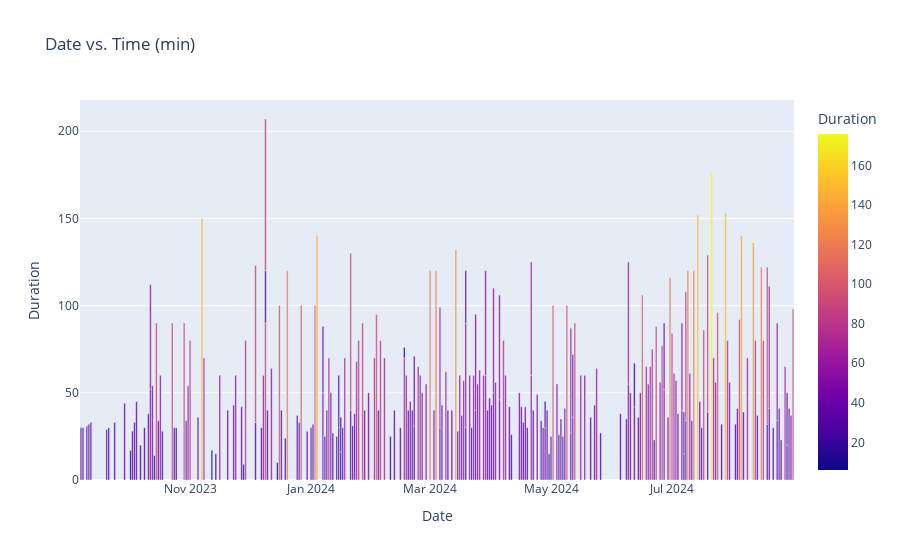

Here is the notebook cell this chart was saved with:
### Code cell
px.bar(df, x = 'Date', y = 'Duration', color = 'Duration', barmode='stack', title = 'Date vs. Time (min)')

### Figure 1 — Plotly figure (JSON) as saved in the notebook; plotly's stock layout.template omitted (floating-point values rounded to 4 significant figures; data arrays with more than 128 entries replaced by an {"elided": "..."} marker saying what was removed)
{"data": [{"alignmentgroup": "True", "hovertemplate": "Date=%{x}<br>Duration=%{marker.color}<extra></extra>", "legendgroup": "", "marker": {"color": {"elided": "257 int values"}, "coloraxis": "coloraxis", "pattern": {"shape": ""}}, "name": "", "offsetgroup": "", "orientation": "v", "showlegend": false, "textposition": "auto", "type": "bar", "x": {"elided": "257 str values"}, "xaxis": "x", "y": {"elided": "257 int values"}, "yaxis": "y"}], "layout": {"barmode": "stack", "coloraxis": {"colorbar": {"title": {"text": "Duration"}}, "colorscale": [[0, "#0d0887"], [0.1111, "#46039f"], [0.2222, "#7201a8"], [0.3333, "#9c179e"], [0.4444, "#bd3786"], [0.5556, "#d8576b"], [0.6667, "#ed7953"], [0.7778, "#fb9f3a"], [0.8889, "#fdca26"], [1, "#f0f921"]]}, "legend": {"tracegroupgap": 0}, "title": {"text": "Date vs. Time (min)"}, "xaxis": {"anchor": "y", "domain": [0, 1], "title": {"text": "Date"}}, "yaxis": {"anchor": "x", "domain": [0, 1], "title": {"text": "Duration"}}}}
